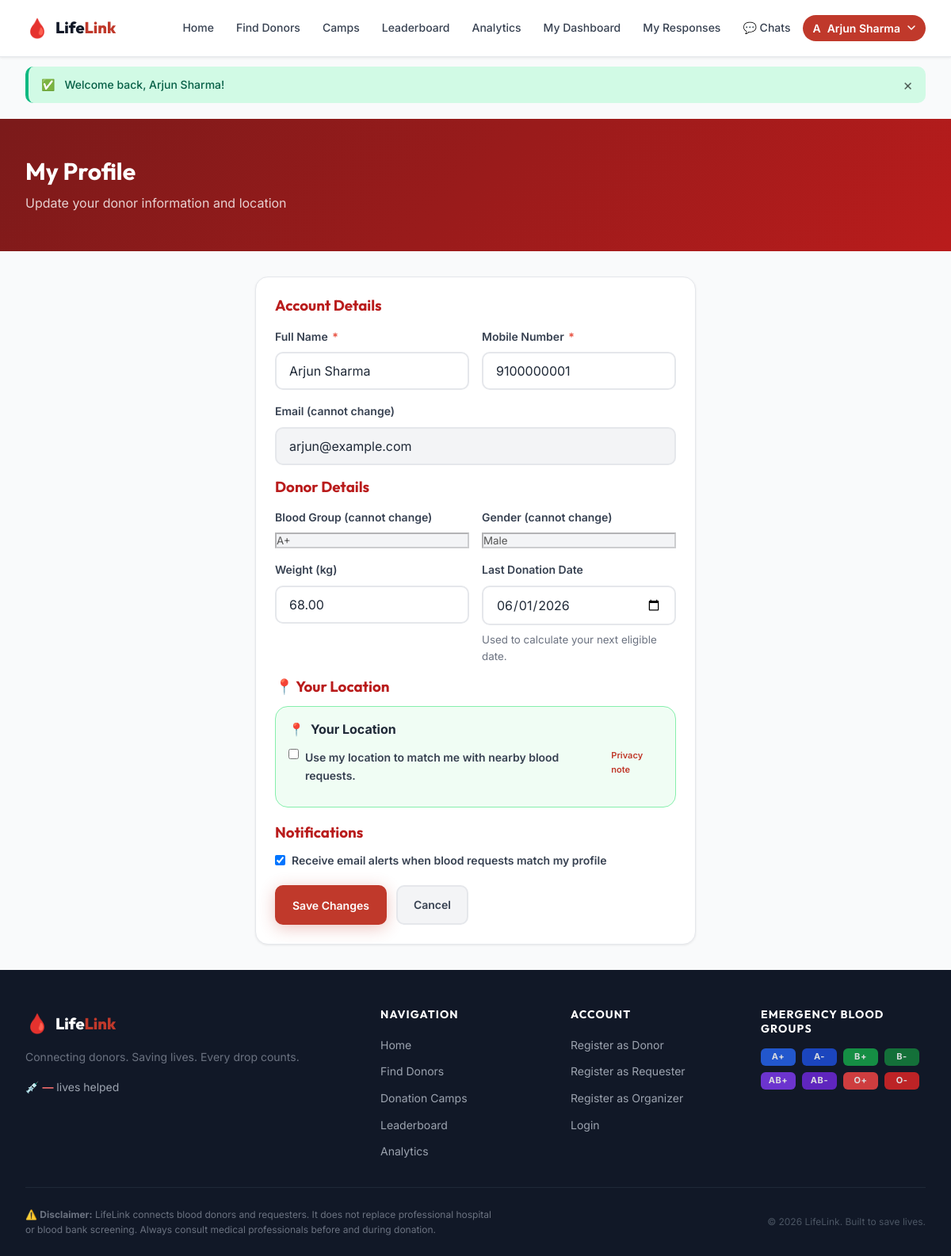
Page /pages/donor/profile.php (signed in) on the committed database.
### tables this page shows
CREATE TABLE IF NOT EXISTS donors (
    user_id               INT UNSIGNED NOT NULL PRIMARY KEY,
    blood_group           ENUM('A+','A-','B+','B-','AB+','AB-','O+','O-') NOT NULL,
    gender                ENUM('male','female','other') NOT NULL,
    dob                   DATE NOT NULL,
    area_id               INT UNSIGNED NULL DEFAULT NULL,
    last_donation_date    DATE NULL,
    is_available          TINYINT(1) NOT NULL DEFAULT 1,
    verified              TINYINT(1) NOT NULL DEFAULT 0,
    reminder_sent_for     DATE NULL,
    weight                DECIMAL(5,2) NULL,
     
    lat                   DECIMAL(9,6) NULL DEFAULT NULL,
    lng                   DECIMAL(9,6) NULL DEFAULT NULL,
    location_consent      TINYINT(1) NOT NULL DEFAULT 0,
    location_reminder_sent TINYINT(1) NOT NULL DEFAULT 0,
     
    daily_alerts_sent     TINYINT UNSIGNED NOT NULL DEFAULT 0,
    daily_alert_date      DATE NULL DEFAULT NULL,
    total_alerts          INT UNSIGNED NOT NULL DEFAULT 0,
    total_accepted        INT UNSIGNED NOT NULL DEFAULT 0,
    ignored_streak        TINYINT UNSIGNED NOT NULL DEFAULT 0,
    FOREIGN KEY (user_id) REFERENCES users(id) ON DELETE CASCADE,
    FOREIGN KEY (area_id) REFERENCES areas(id) ON DELETE SET NULL,
    INDEX idx_blood_group  (blood_group),
    INDEX idx_area         (area_id),
    INDEX idx_available    (is_available),
    INDEX idx_donor_lat_lng(lat, lng),
    INDEX idx_donor_avail  (is_available, verified)
);

CREATE TABLE IF NOT EXISTS users (
    id                   INT UNSIGNED AUTO_INCREMENT PRIMARY KEY,
    name                 VARCHAR(100)  NOT NULL,
    email                VARCHAR(150)  NOT NULL,
    phone                VARCHAR(20)   NOT NULL,
    password_hash        VARCHAR(255)  NOT NULL,
    role                 ENUM('donor','requester','organizer','organization','admin') NOT NULL DEFAULT 'donor',
    status               ENUM('unverified','pending','active','blocked') NOT NULL DEFAULT 'unverified',
    login_attempts       TINYINT UNSIGNED NOT NULL DEFAULT 0,
    locked_until         DATETIME NULL,
    email_token          VARCHAR(64)   NULL DEFAULT NULL,
    email_token_expires  DATETIME      NULL DEFAULT NULL,
     
    lat                  DECIMAL(9,6)  NULL DEFAULT NULL,
    lng                  DECIMAL(9,6)  NULL DEFAULT NULL,
    city                 VARCHAR(100)  NULL DEFAULT NULL,
    state                VARCHAR(100)  NULL DEFAULT NULL,
    country              VARCHAR(100)  NULL DEFAULT NULL,
    location_source      ENUM('gps','manual','geocoded') NULL DEFAULT NULL,
    location_updated_at  DATETIME      NULL DEFAULT NULL,
    location_consent     TINYINT(1)    NOT NULL DEFAULT 0,
    location_incomplete  TINYINT(1)    NOT NULL DEFAULT 0,
    notify_email         TINYINT(1)    NOT NULL DEFAULT 1,
    created_at           DATETIME      NOT NULL DEFAULT CURRENT_TIMESTAMP,
    UNIQUE KEY uq_email         (email),
    INDEX idx_role              (role),
    INDEX idx_status            (status),
    INDEX idx_lat_lng           (lat, lng),
    INDEX idx_country_state_city(country, state, city),
    INDEX idx_email_token       (email_token)
);

### includes/auth.php (called while the page is built, shortened)
<?php
function isLoggedIn(): bool {
    return !empty($_SESSION['user_id']);
}
function currentUser(): ?array {
    return [
        'id'     => $_SESSION['user_id'],
        'name'   => $_SESSION['user_name'],
        'email'  => $_SESSION['user_email'],
        'role'   => $_SESSION['user_role'],
        'status' => $_SESSION['user_status'],
    ];
}
function getFlash(string $type): ?string {
    $msg = $_SESSION["flash_{$type}"] ?? null;
    return $msg;
}

### includes/helpers.php (called while the page is built, shortened)
<?php
function e(mixed $value): string {
    return htmlspecialchars((string)($value ?? ''), ENT_QUOTES | ENT_SUBSTITUTE, 'UTF-8');
}

### pages/donor/profile.php (the view, shortened to what this page needs)
<?php
require_once __DIR__ . '/../../includes/auth.php';
require_once __DIR__ . '/../../includes/helpers.php';
$db     = getDB();
$userId = currentUserId();
$stmt = $db->prepare(
    'SELECT d.*, u.name, u.email, u.phone,
            u.lat, u.lng, u.city, u.state, u.country,
            u.location_source, u.location_updated_at, u.location_consent, u.location_incomplete,
            u.notify_email
     FROM donors d
     JOIN users u ON u.id = d.user_id
     WHERE d.user_id = ?'
);
$stmt->execute([$userId]);
$donor = $stmt->fetch(PDO::FETCH_ASSOC);
require __DIR__ . '/../../includes/header.php';
?>
<div class="page-header">
  <div class="container"><h1>My Profile</h1><p>Update your donor information and location</p></div>
</div>
<section class="section-sm">
<div class="container" style="max-width:620px">
<div class="card">
<div class="card-body">
<form method="POST" novalidate>
  <h3 style="margin-bottom:var(--space-4);color:var(--red-700)">Account Details</h3>
  <div class="form-row mb-4">
    <div class="form-group">
      <label for="name">Full Name <span class="required">*</span></label>
      <input type="text" id="name" name="name" required value="<?= e($donor['name']) ?>">
    </div>
    <div class="form-group">
      <label for="phone">Mobile Number <span class="required">*</span></label>
      <input type="tel" id="phone" name="phone" required value="<?= e($donor['phone']) ?>">
    </div>
  </div>
  <div class="form-group mb-4">
    <label>Email (cannot change)</label>
    <input type="email" value="<?= e($donor['email']) ?>" disabled style="background:var(--gray-100)">
  </div>
  <h3 style="margin-bottom:var(--space-4);color:var(--red-700)">Donor Details</h3>
  <div class="form-row mb-4">
    <div class="form-group">
      <label>Blood Group (cannot change)</label>
      <input value="<?= e($donor['blood_group']) ?>" disabled style="background:var(--gray-100)">
    </div>
    <div class="form-group">
      <label>Gender (cannot change)</label>
      <input value="<?= e(ucfirst($donor['gender'])) ?>" disabled style="background:var(--gray-100)">
    </div>
  </div>
  <div class="form-row mb-4">
    <div class="form-group">
      <label for="weight">Weight (kg)</label>
      <input type="number" id="weight" name="weight" min="45" max="200" step="0.1"
             value="<?= e($donor['weight'] ?? '') ?>" placeholder="e.g. 65">
    </div>
    <div class="form-group">
      <label for="last_donation_date">Last Donation Date</label>
      <input type="date" id="last_donation_date" name="last_donation_date"
             value="<?= e($donor['last_donation_date'] ?? '') ?>" max="<?= date('Y-m-d') ?>">
      <small class="text-muted">Used to calculate your next eligible date.</small>
    </div>
  </div>
  <h3 style="margin-bottom:var(--space-3);color:var(--red-700)">📍 Your Location</h3>
  <div id="locationBlock"></div>
  <h3 style="margin:var(--space-5) 0 var(--space-3);color:var(--red-700)">Notifications</h3>
  <label style="display:flex;align-items:center;gap:8px;font-size:var(--text-sm);cursor:pointer">
    <input type="checkbox" name="notify_email" value="1" <?= $donor['notify_email'] ? 'checked' : '' ?>>
    Receive email alerts when blood requests match my profile
  </label>
  <div style="display:flex;gap:var(--space-3);margin-top:var(--space-5)">
    <button type="submit" class="btn btn-primary">Save Changes</button>
    <a href="<?= APP_URL ?>/pages/donor/dashboard.php" class="btn btn-secondary">Cancel</a>
  </div>
</form>
</div>
</div>
</div>
</section>
<?php require __DIR__ . '/../../includes/footer.php'; ?>

### includes/header.php (shortened to what this page needs)
<?php
require_once __DIR__ . '/../includes/auth.php';
require_once __DIR__ . '/../includes/helpers.php';
$user     = currentUser();
$role     = $user['role'] ?? '';
$userName = $user ? e($user['name']) : '';
$bodyClass = isset($bodyClass) ? e($bodyClass) : '';
$currentPath = strtok($_SERVER['REQUEST_URI'] ?? '', '?');
if (!function_exists('isActivePage')) {
    function isActivePage(string $path): string {
        global $currentPath;
        return str_contains($currentPath, $path) ? ' active' : '';
    }
}
$successMsg = getFlash('success');
$errorMsg   = getFlash('error');
$infoMsg    = getFlash('info');
?>
<!DOCTYPE html>
<html lang="en">
<head>
    <link rel="stylesheet" href="<?= APP_URL ?>/assets/css/style.css">
</head>
<body class="<?= $bodyClass ?>">
<header class="navbar" role="banner">
    <div class="container">
        <a href="<?= APP_URL ?>/index.php" class="brand" aria-label="LifeLink Home">
            <span class="brand-icon">🩸</span>
            <span class="brand-name">Life<span class="brand-accent">Link</span></span>
        </a>
        <nav class="nav-links" id="navLinks" aria-label="Main navigation">
            <a href="<?= APP_URL ?>/index.php"                   class="nav-link<?= isActivePage('/index.php') ?>">Home</a>
            <a href="<?= APP_URL ?>/pages/public/search.php"     class="nav-link<?= isActivePage('/search.php') ?>">Find Donors</a>
            <a href="<?= APP_URL ?>/pages/public/calendar.php"   class="nav-link<?= isActivePage('/calendar.php') ?>">Camps</a>
            <a href="<?= APP_URL ?>/pages/public/leaderboard.php" class="nav-link<?= isActivePage('/leaderboard.php') ?>">Leaderboard</a>
            <a href="<?= APP_URL ?>/pages/public/analytics.php"  class="nav-link<?= isActivePage('/analytics.php') ?>">Analytics</a>
            <?php if ($user): ?>
                <?php if ($role === 'donor'): ?>
                    <a href="<?= APP_URL ?>/pages/donor/dashboard.php"  class="nav-link<?= isActivePage('/donor/dashboard') ?>">My Dashboard</a>
                    <a href="<?= APP_URL ?>/pages/donor/responses.php"  class="nav-link<?= isActivePage('/donor/responses') ?>">My Responses</a>
                    <a href="<?= APP_URL ?>/pages/my_chats.php" class="nav-link<?= isActivePage('/my_chats') ?>" id="chatNavLink">
                        💬 Chats <span id="unreadBadge" class="badge" style="background:var(--red-600);color:#fff;border-radius:99px;padding:0 6px;font-size:10px;display:none"></span>
                    </a>
                <?php elseif ($role === 'organizer'): ?>
                    <a href="<?= APP_URL ?>/pages/organizer/dashboard.php" class="nav-link<?= isActivePage('/organizer/dashboard') ?>">My Dashboard</a>
                    <a href="<?= APP_URL ?>/pages/organizer/post_camp.php"  class="nav-link<?= isActivePage('/post_camp') ?>">+ Post Camp</a>
                <?php elseif ($role === 'admin'): ?>
                    <a href="<?= APP_URL ?>/pages/admin/dashboard.php" class="nav-link<?= isActivePage('/admin/') ?>">Admin Panel</a>
                <?php endif; ?>
                <div class="nav-user-menu" id="userMenuTrigger">
                    <button class="user-avatar" aria-haspopup="true" aria-expanded="false" id="userMenuBtn">
                        <?= strtoupper(substr($userName, 0, 1)) ?>
                        <span class="user-name-short"><?= $userName ?></span>
                        <svg width="12" height="12" viewBox="0 0 12 12"><path d="M2 4l4 4 4-4" stroke="currentColor" stroke-width="1.5" fill="none" stroke-linecap="round"/></svg>
                    </button>
                </div>
            <?php else: ?>
                <a href="<?= APP_URL ?>/pages/login.php"    class="nav-link<?= isActivePage('/login.php') ?>">Login</a>
                <a href="<?= APP_URL ?>/pages/register.php" class="btn btn-primary btn-nav">Register</a>
            <?php endif; ?>
        </nav>
    </div>
</header>
<?php if ($successMsg || $errorMsg || $infoMsg): ?>
<div class="flash-container" role="alert" aria-live="polite">
    <div class="container">
        <?php if ($successMsg): ?><div class="flash flash-success"><span>✅</span><?= e($successMsg) ?><button class="flash-close" aria-label="Close">&times;</button></div><?php endif; ?>
    </div>
</div>
<?php endif; ?>
<main id="main-content">

### rows in the picture
donors: user_id.name "A", user_id.name "Arjun Sharma", name "Arjun Sharma", phone "9100000001", user_id.email "arjun@example.com", blood_group "A+", gender "Male", weight "68.00", last_donation_date "06/01/2026"
users: notify_email "☑"

### other values in the picture
$successMsg "Welcome back, Arjun Sharma!"
$g "A+"
$g "A-"
$g "B+"
$g "B-"
$g "AB+"
$g "AB-"
$g "O+"
$g "O-"
APP_NAME "LifeLink"
